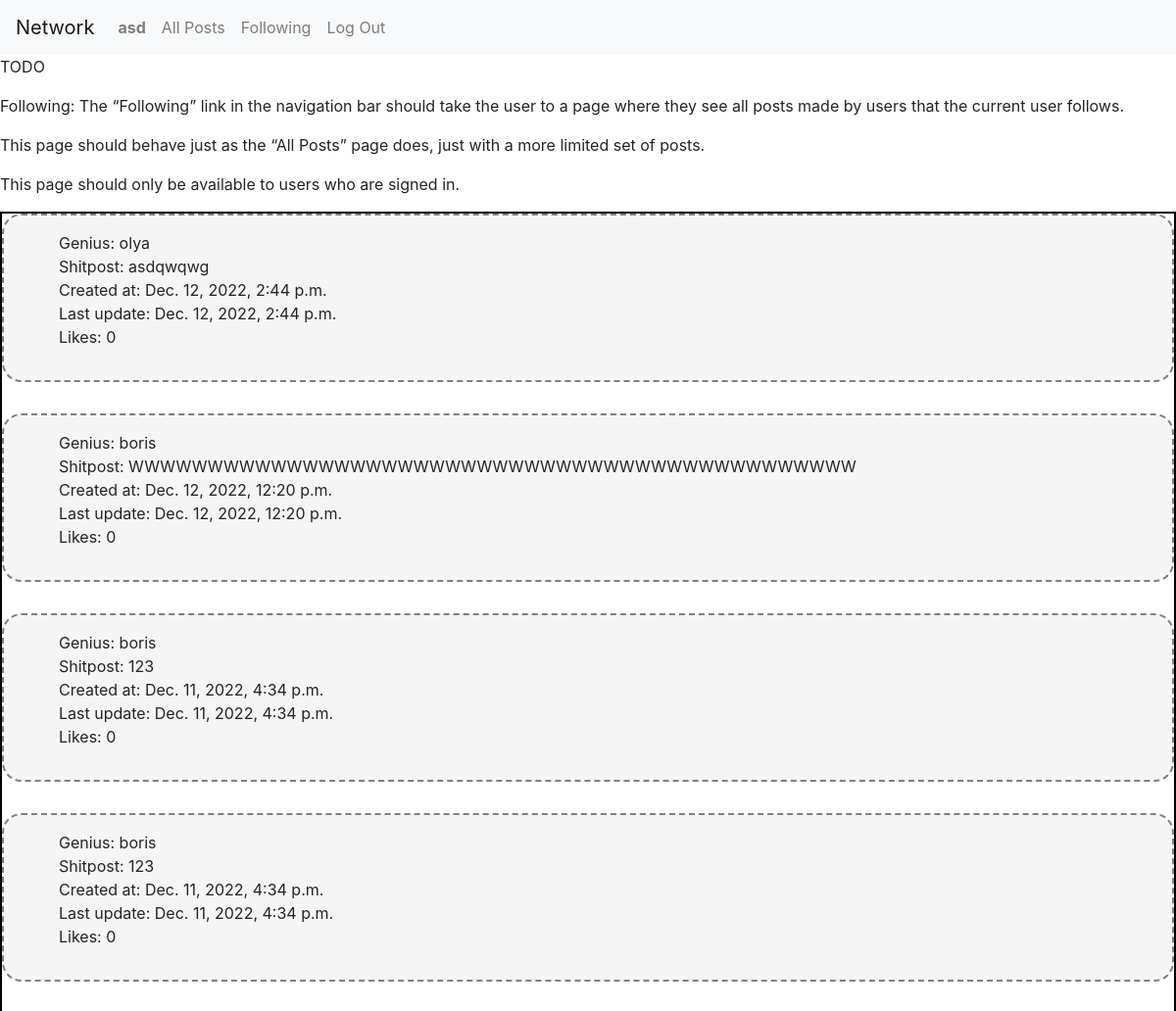
The app's page /following (signed in, upper part), older data.
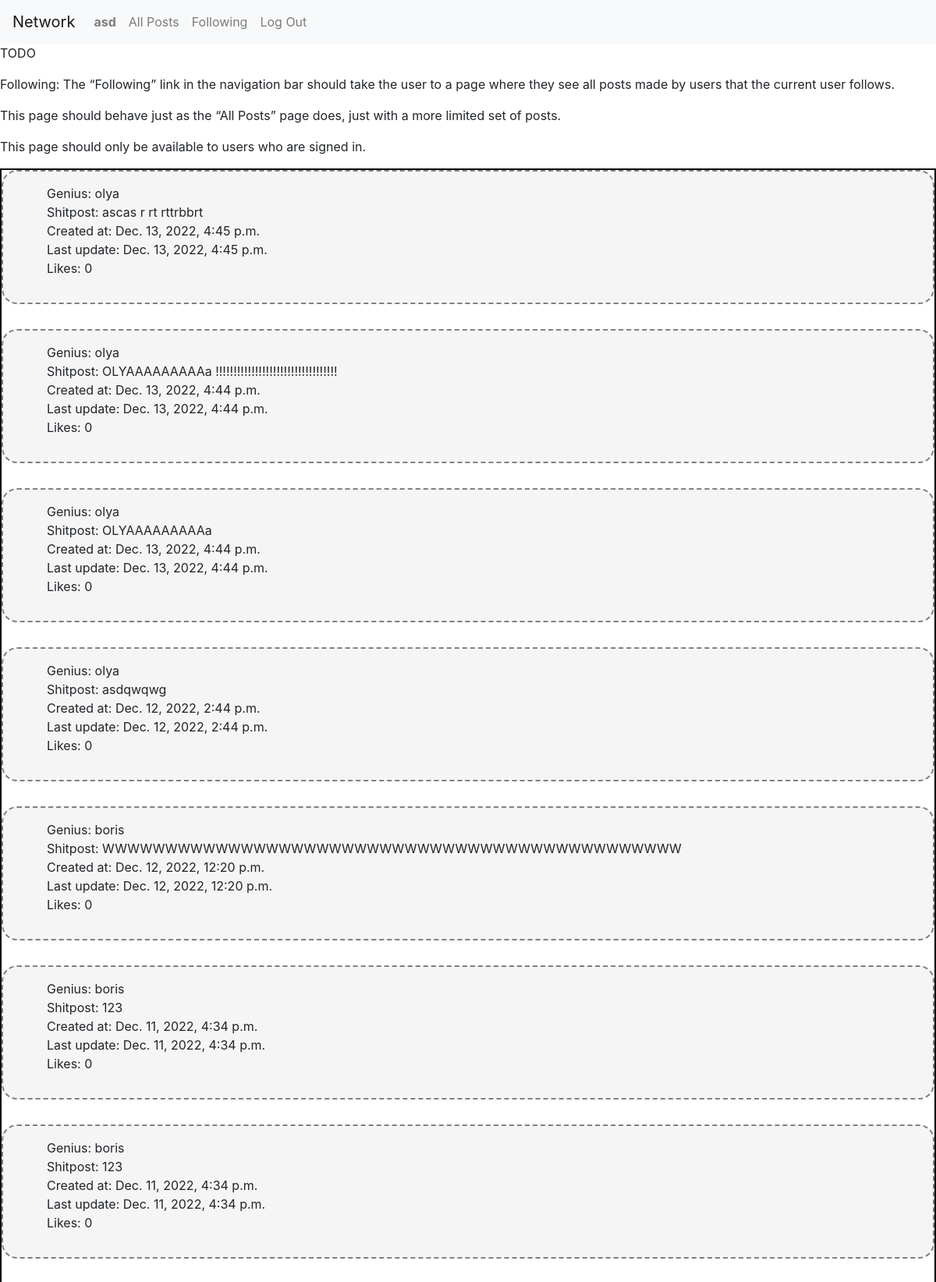
The same page, newer data.
### network/models.py (models this page shows)
class User(AbstractUser):
    followed_by = models.ManyToManyField('self', symmetrical=False, related_name='is_following', blank=True)
    pass

class Post(models.Model):
    author = models.ForeignKey(User, on_delete=models.CASCADE)
    text = models.CharField(max_length=140)
    created_at = models.DateTimeField(auto_now_add=True)
    updated_at = models.DateTimeField(auto_now=True)
    liked_by = models.ManyToManyField(User, blank=True, related_name='liked_posts')

### network/views.py (the view)
# urls.py: path('following', views.following, name='following'),
def following(request):
    follows = request.user.is_following.all()
    posts = Post.objects.filter(author__in=follows).order_by('-created_at')
    return render(request, 'network/following.html', {
        'posts': posts,
    })

### network/templates/network/following.html (shortened to what this page needs)
{% extends 'network/layout.html' %} {%load static %} {% block body %}
<p>TODO</p>
<p>
  Following: The “Following” link in the navigation bar should take the user to
  a page where they see all posts made by users that the current user follows.
</p>
<p>
  This page should behave just as the “All Posts” page does, just with a more
  limited set of posts.
</p>
<p>This page should only be available to users who are signed in.</p>
<div class="posts-div">
  <div class="posts">
    {% for post in posts %}
    <div class="post">
      <ul>
        <li>Genius: {{post.author}}</li>
        <li>Shitpost: {{post.text}}</li>
        <li>Created at: {{post.created_at}}</li>
        <li>Last update: {{post.updated_at}}</li>
        <li>Likes: {{post.liked_by | length}}</li>
      </ul>
    </div>
    {% endfor %}
  </div>
</div>
{% endblock %}

### network/templates/network/layout.html (shortened to what this page needs)
{% load static %}
<!DOCTYPE html>
<html lang="en">
    <head>
        <link rel="stylesheet" href="https://stackpath.bootstrapcdn.com/bootstrap/4.4.1/css/bootstrap.min.css">
        <link href="{% static 'network/styles.css' %}" rel="stylesheet">
    </head>
    <body>
        <nav class="navbar navbar-expand-lg navbar-light bg-light">
            <a class="navbar-brand" href="#">Network</a>
            <div>
              <ul class="navbar-nav mr-auto">
                {% if user.is_authenticated %}
                    <li class="nav-item">
                        <a class="nav-link" href="#"><strong>{{ user.username }}</strong></a>
                    </li>
                {% endif %}
                <li class="nav-item">
                  <a class="nav-link" href="{% url 'index' %}">All Posts</a>
                </li>
                {% if user.is_authenticated %}
                    <li class="nav-item">
                        <a class="nav-link" href="{% url 'following' %}">Following</a>
                    </li>
                    <li class="nav-item">
                        <a class="nav-link" href="{% url 'logout' %}">Log Out</a>
                    </li>
                {% endif %}
              </ul>
            </div>
          </nav>
        <div class="body">
            {% block body %}
            {% endblock %}
        </div>
    </body>
</html>

### network/static/network/styles.css (style rules this page uses)
.posts { display: flex; flex-direction: column; flex-wrap: wrap; gap:2rem; border: 2px solid rgb(0, 0, 0); }
.post { background-color: whitesmoke; padding: 1rem; display: flex; border: 2px dashed gray; flex-wrap: wrap; flex: 1; border-radius: 20px; }
.post ul { list-style: none; }
.post li { word-break: break-all; }

Row changes from the older to the newer data that the page shows:
added Post: author "olya", text "ascas r rt rttrbbrt", created_at "Dec. 13, 2022, 4:45 p.m.", updated_at "Dec. 13, 2022, 4:45 p.m.", liked_by|length "0"
added Post: author "olya", text "OLYAAAAAAAAAa !!!!!!!!!!!!!!!!!!!!!!!!!!!!!!!!!!", created_at "Dec. 13, 2022, 4:44 p.m.", updated_at "Dec. 13, 2022, 4:44 p.m.", liked_by|length "0"
added Post: author "olya", text "OLYAAAAAAAAAa", created_at "Dec. 13, 2022, 4:44 p.m.", updated_at "Dec. 13, 2022, 4:44 p.m.", liked_by|length "0"
